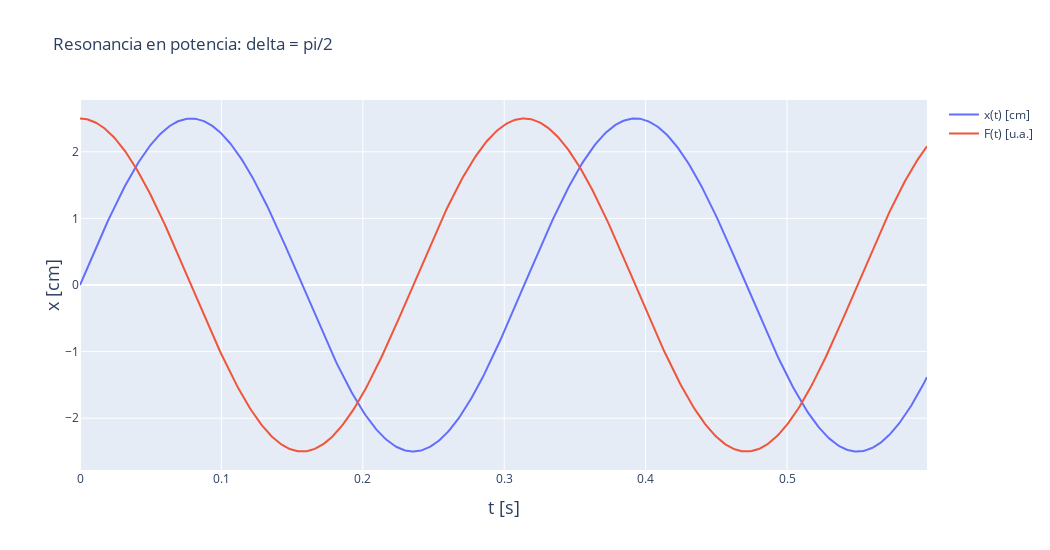

Notebook code cell kept with this figure:
### Code cell
fig = go.Figure()
fig.update_layout(showlegend=True, width=1050, height=550, title_text='Resonancia en potencia: delta = pi/2')
fig.update_yaxes(automargin=False)
fig.update_xaxes(title_text='t [s]', titlefont=dict(size=18))
fig.update_yaxes(title_text='x [cm]', titlefont=dict(size=18), title_standoff = 0)
# fig.update_yaxes(showticklabels=False)
# fig.update_yaxes(range = [-1,1])

ts = np.arange(0,0.6,0.001)
fig.add_trace(
    go.Scatter(
            mode='lines',
            name="x(t) [cm]",
            x=ts,
            y=[s.xest(t)*100 for t in ts]
        )
)
fig.add_trace(
    go.Scatter(
            mode='lines',
            name="F(t) [u.a.]",
            x=ts,
            y=[s.F(t)*100*s.Aest/s.F0 for t in ts]
        )
)

### Figure 1 — Plotly figure (JSON) as saved in the notebook; plotly's stock layout.template omitted (floating-point values rounded to 4 significant figures; data arrays with more than 128 entries replaced by an {"elided": "..."} marker saying what was removed)
{"data": [{"mode": "lines", "name": "x(t) [cm]", "type": "scatter", "x": {"elided": "600 float values"}, "y": {"elided": "600 float values"}}, {"mode": "lines", "name": "F(t) [u.a.]", "type": "scatter", "x": {"elided": "600 float values"}, "y": {"elided": "600 float values"}}], "layout": {"height": 550, "showlegend": true, "title": {"text": "Resonancia en potencia: delta = pi/2"}, "width": 1050, "xaxis": {"title": {"font": {"size": 18}, "text": "t [s]"}}, "yaxis": {"automargin": false, "title": {"font": {"size": 18}, "standoff": 0, "text": "x [cm]"}}}}
